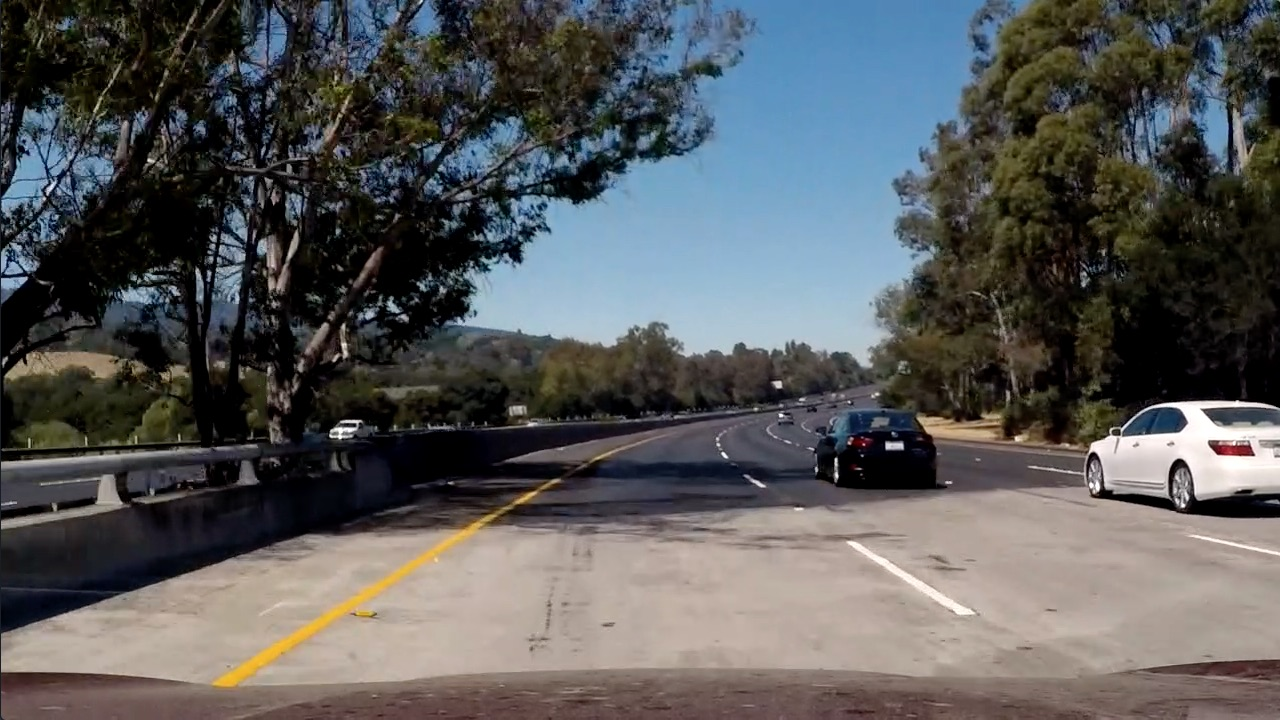
#> input picture 名企/week1/1/testImage/test5.jpg, 1280 x 720 px
$ jupyter execute perspective_transform.ipynb
#> lines starting #> are read from the running program, lines starting #| are printed output that depends on the picture
#> further down, img is the input picture: shape (720, 1280, 3); mean B, G, R 89.8, 89.3, 88.5
[cell 1]
"""
投射变换
熟悉opencv相关函数

"""

import cv2
import numpy as np
import matplotlib.pyplot as plt


def perspective_transform(img):

    img_size = (img.shape[1], img.shape[0])

    src = np.float32(
        [[200, 720],
        [1100, 720],
        [595, 450],
        [685, 450]])

    dst = np.float32(
        [[300, 720],
        [980, 720],
        [300, 0],
        [980, 0]])

    ###########利用cv2.getPerspectiveTransform从原始src到dst点的矩阵m####################
    ###########利用cv2.getPerspectiveTransform从dst点到原始src的逆矩阵m####################

    ###########根据投射变换矩阵m， 利用cv2.warpPerspective函数将原图img转换成透射变换后的图wraped####################
    ###########根据投射变换逆矩阵m_inv， 将透射变换后的图wraped转换成原始图####################

    ###################################
    ############填空1（4行代码）###########################################################
    m = cv2.getPerspectiveTransform(src,dst)
    m_inv = cv2.getPerspectiveTransform(dst,src)

    warped = cv2.warpPerspective(img, m, img_size)
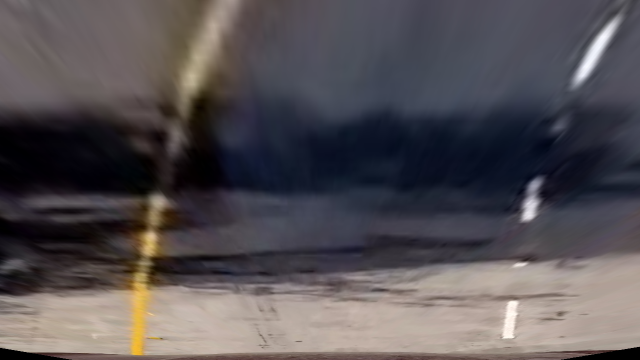
#> warped: shape (720, 1280, 3) (shown at 1/2 size); mean B, G, R 84, 80.5, 85.5
    unwarped = cv2.warpPerspective(warped, m_inv, img_size)
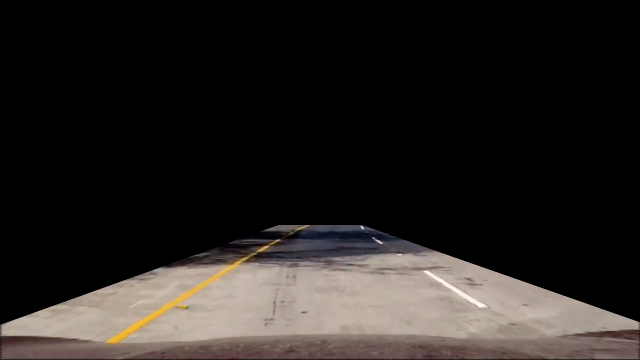
#> unwarped: shape (720, 1280, 3) (shown at 1/2 size); mean B, G, R 32.2, 34.5, 38.5
    # [11 lines of commented-out code are left out]
    return warped, unwarped, m, m_inv

img_file = './testImage/test5.jpg'
img = cv2.imread(img_file)

#########将img进行投射变换，返回投射变换后的图像，投射变换逆变换后的图像，投射变换矩阵和逆矩阵#######
#############填空2（1行代码）#########################################################

warped, unwarped, m, m_inv = perspective_transform(img)
#> m = [[-0.54, -1.5, 976.4], [0, -1.9, 857.1], [0, -0.00238, 1]]; m_inv = [[0.132, -0.799, 555.3], [0, -0.525, 450], [-2.16e-19, -0.00125, 1]]
#####################################################################################


plt.figure(figsize = (30, 30))
plt.title('perspective_transform')
plt.subplot(1, 3, 1)
plt.imshow(img)
plt.subplot(1, 3, 2)
plt.imshow(warped)
plt.subplot(1, 3, 3)
plt.imshow(unwarped)
plt.axis('off')
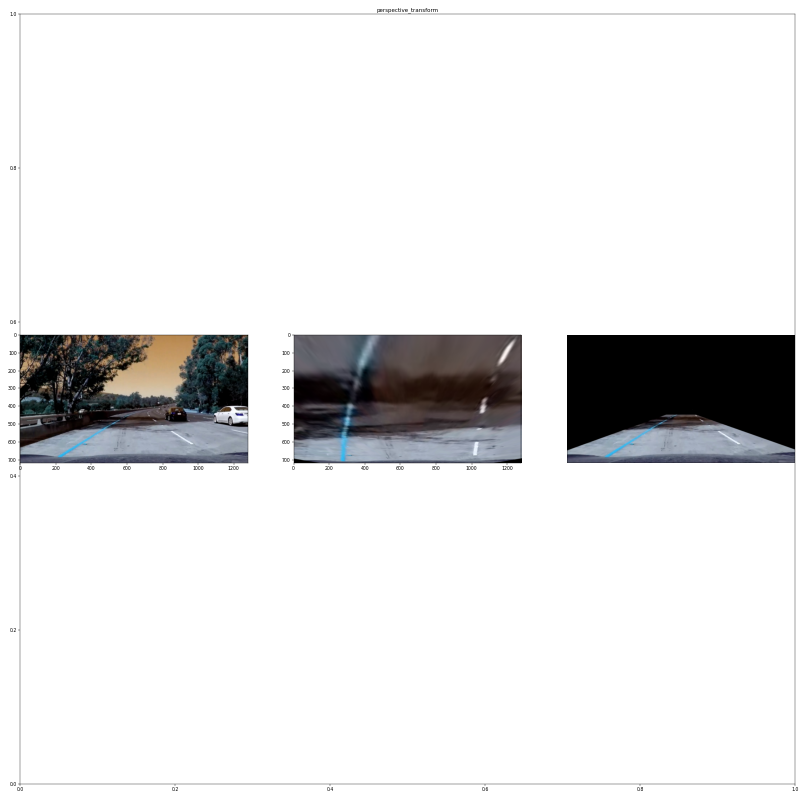
#> figure drawn by matplotlib, 3 panels; B, G, R data is drawn as R, G, B

$ run again, with 名企/week1/1/testImage/test1.jpg copied over 名企/week1/1/testImage/test5.jpg
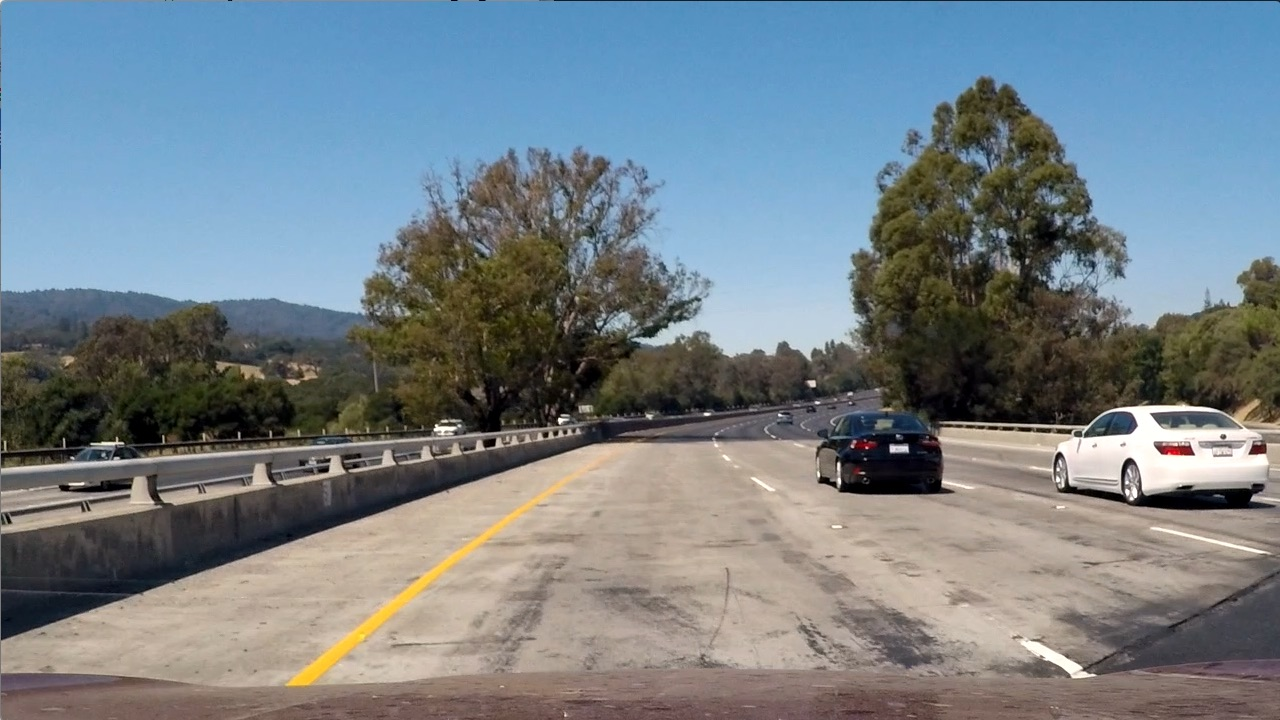
#> input picture 名企/week1/1/testImage/test1.jpg, 1280 x 720 px
#> img is the input picture: shape (720, 1280, 3); mean B, G, R 135.5, 128.7, 117.5
#> in perspective_transform, `unwarped = cv2.warpPerspective(warped, m_inv, img_size)`:
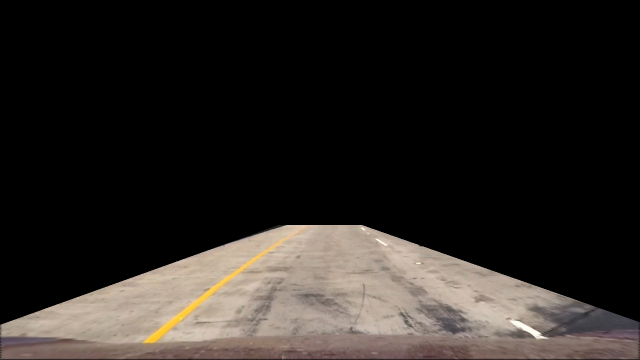
#> unwarped: shape (720, 1280, 3) (shown at 1/2 size); mean B, G, R 34.1, 37.5, 41.8
#> m = [[-0.54, -1.5, 976.4], [0, -1.9, 857.1], [0, -0.00238, 1]]; m_inv = [[0.132, -0.799, 555.3], [0, -0.525, 450], [-2.16e-19, -0.00125, 1]]
#> `[cell 1] """ 投射变换 熟悉opencv相关函数  """  import cv2 import numpy as np imp..`:
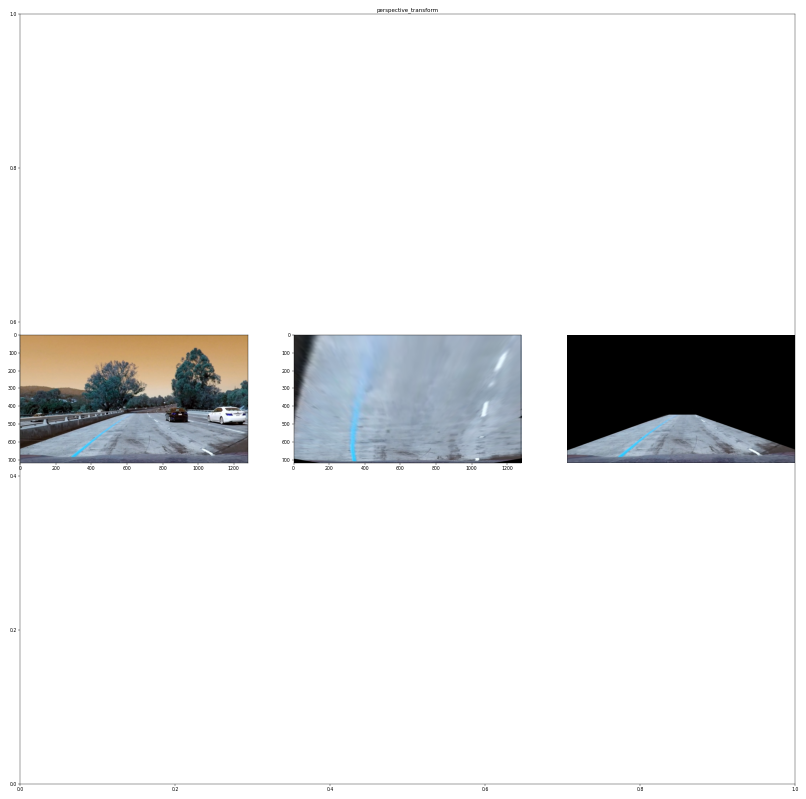
#> figure drawn by matplotlib, 3 panels; B, G, R data is drawn as R, G, B

$ run again, with 名企/week1/1/testImage/test2.jpg copied over 名企/week1/1/testImage/test5.jpg
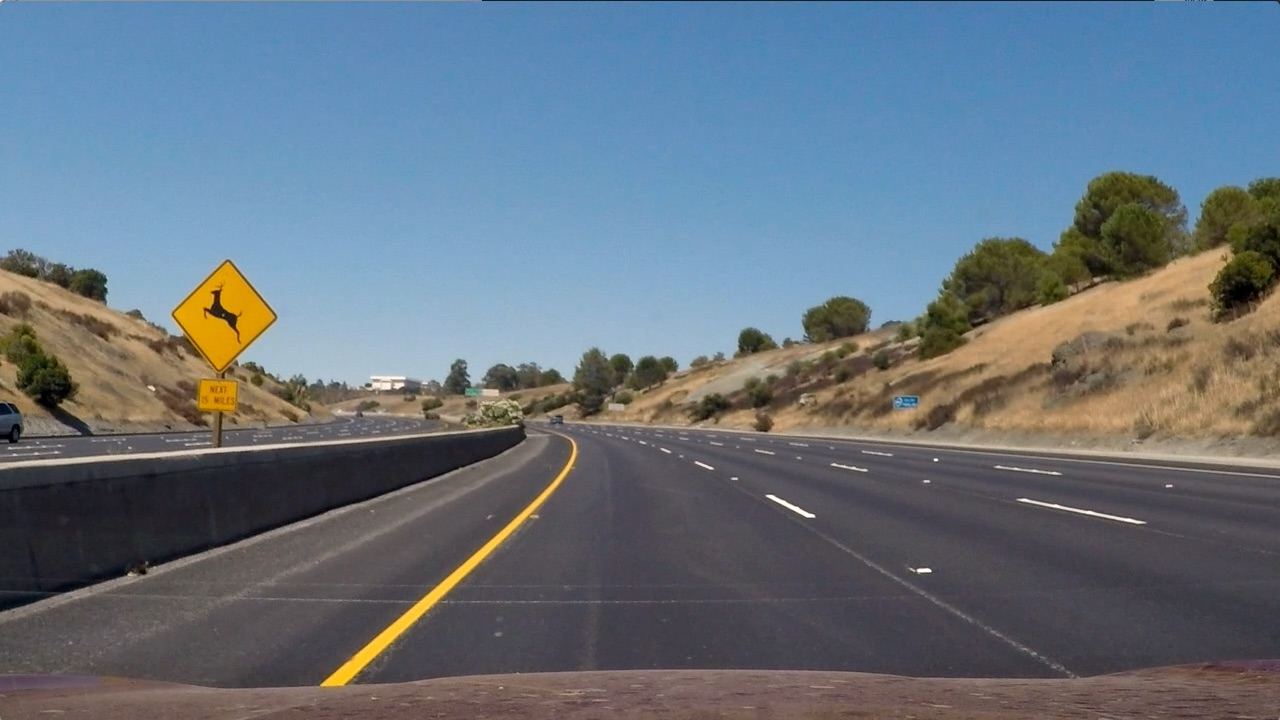
#> input picture 名企/week1/1/testImage/test2.jpg, 1280 x 720 px
#> img is the input picture: shape (720, 1280, 3); mean B, G, R 125.5, 114.6, 102.8
#> in perspective_transform, `unwarped = cv2.warpPerspective(warped, m_inv, img_size)`:
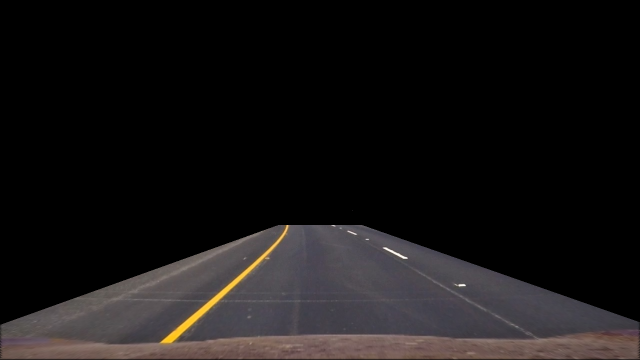
#> unwarped: shape (720, 1280, 3) (shown at 1/2 size); mean B, G, R 20.9, 20.8, 23.1
#> m = [[-0.54, -1.5, 976.4], [0, -1.9, 857.1], [0, -0.00238, 1]]; m_inv = [[0.132, -0.799, 555.3], [0, -0.525, 450], [-2.16e-19, -0.00125, 1]]
#> `[cell 1] """ 投射变换 熟悉opencv相关函数  """  import cv2 import numpy as np imp..`:
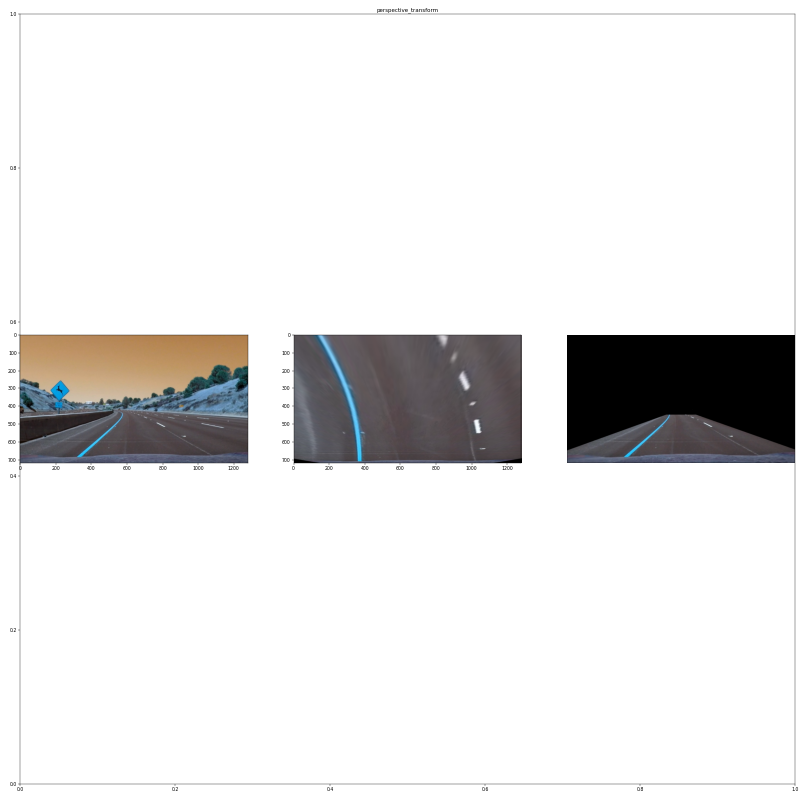
#> figure drawn by matplotlib, 3 panels; B, G, R data is drawn as R, G, B
